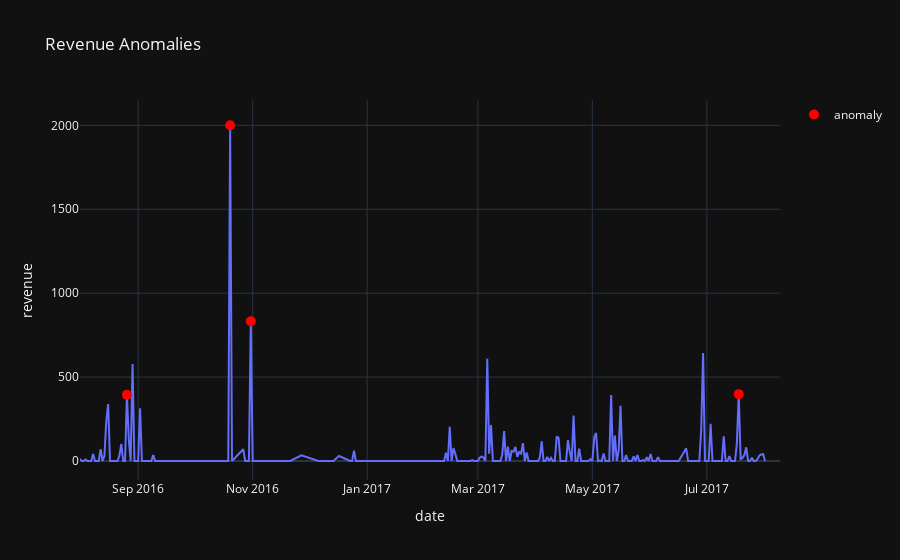

Write notebook code for a chart like this one.
### Code cell
from src.trend_data.anomaly import get_anomalous_records_std, get_anomaly_trend
clickstream_anomalies = get_anomalous_records_std(data = clickstream, date_key = "date", metric = "revenue")
get_anomaly_trend(clickstream_anomalies, metric = "revenue")

### Figure 1 — Plotly figure (JSON) as saved in the notebook; plotly's stock layout.template omitted (floating-point values rounded to 4 significant figures; data arrays with more than 128 entries replaced by an {"elided": "..."} marker saying what was removed)
{"data": [{"hovertemplate": "date=%{x}<br>revenue=%{y}<extra></extra>", "legendgroup": "", "line": {"color": "#636efa", "dash": "solid"}, "marker": {"symbol": "circle"}, "mode": "lines", "name": "", "orientation": "v", "showlegend": false, "type": "scatter", "x": {"elided": "262 str values"}, "xaxis": "x", "y": {"elided": "262 float values"}, "yaxis": "y"}, {"marker": {"color": "red", "size": 10}, "mode": "markers", "name": "anomaly", "type": "scatter", "x": ["2017-07-18T00:00:00", "2016-10-31T00:00:00", "2016-10-20T00:00:00", "2016-08-26T00:00:00"], "y": [398.5, 832.9, 2001.0, 394.2]}], "layout": {"legend": {"tracegroupgap": 0}, "title": {"text": "Revenue Anomalies"}, "xaxis": {"anchor": "y", "domain": [0, 1], "title": {"text": "date"}}, "yaxis": {"anchor": "x", "domain": [0, 1], "title": {"text": "revenue"}}}}
